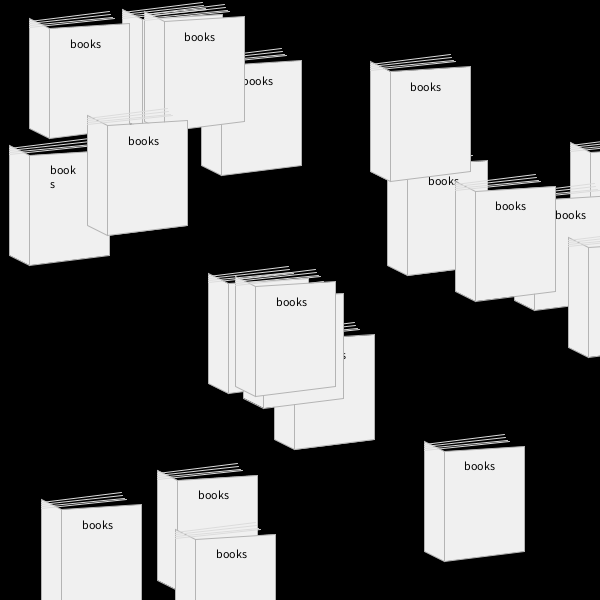
Frame 1 (no input)
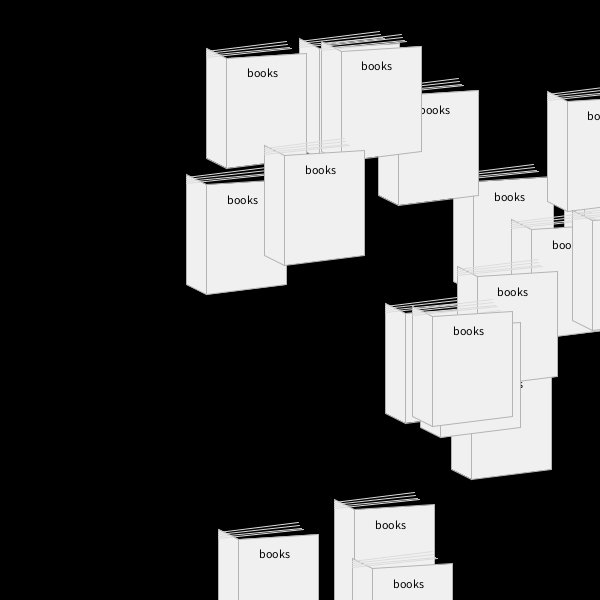
Frame 60 (the mouse pressed at the canvas centre just before this capture)
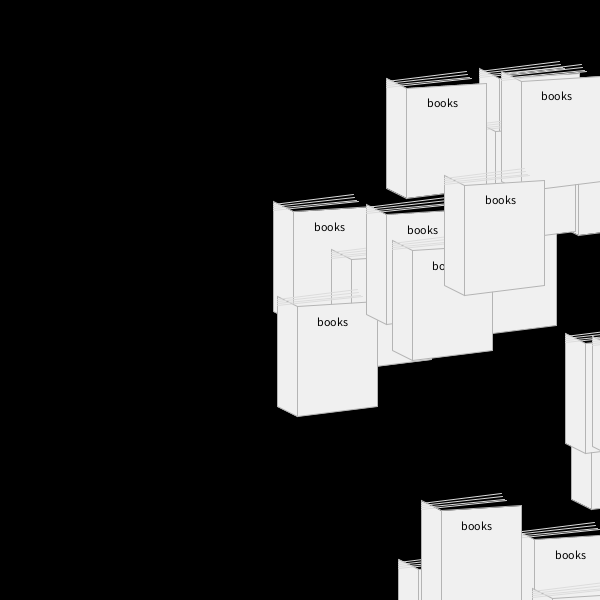
Frame 120 (the mouse held since frame 60 and released just before this capture)

The Processing sketch that drew these frames (run headless with seeded random() and noise(); from frame 60 on, the mouse is pressed at the canvas centre):

// Processing sketch: processing_91645
// ── processing_91645.pde

//------------------------DECLARE
Book [] bookCollection= new Book [100];

void setup() {
  size (600, 600);
  smooth();

  //-------------------------INITIALIZE 
  for (int i = 0; i < 20; i++) { 
    bookCollection[i] = new Book(random(0, width), random(0, height));
  }
}

void draw () {
  background(0);


  //--------------------------CALL FUNCTIONALITY
  for (int i = 0; i < 20; i++){
  bookCollection[i].run();
  //the dot opens up the class
  }
}


class Book {
  //GLOBAL VARIABLES
  float x = 0;
  float y = 0;
  float speedX = 3;
  float speedY = 0.5;



  //CONSTRUCTORS
  Book(float _x, float _y) {
    x = _x;
    y = _y;
  }


  //FUNCTIONS

  void run() {
    display();
    move();
    bounce();
    //gravity
  }

  void bounce() {
    if (x > width) {
      speedX = speedX*-1;
    }
    if (x < 0) {
      speedX = speedX*-1;
    }
    if (y > height) {
      speedY = speedY*-1;
    }
    if (y < 5) {
      speedY = speedY*-1;
    }
  }
  void move() {
    x += speedX;
    y += speedY;
  }

  void display() {
    
    stroke(180);
    fill(240);
    quad(x, y, x+20, y+10, x+20, y+120, x, y+110);
    quad(x+20, y+10, x+100, y+5, x+100, y+110, x+20, y+120);
    stroke(220);
    line(x, y+3, x+80, y-7);
    line(x, y+5, x+81, y-4);
    line(x, y+7, x+83, y-1);
    line(x, y+9, x+85, y);
    fill(0);
    text("books", x+40, y+20, x+20, y+10);
  }
}
